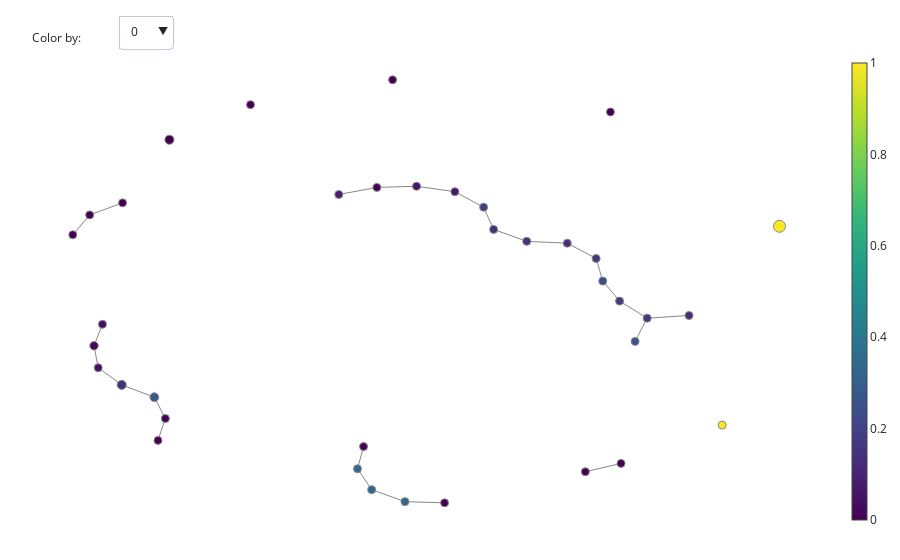

Source (notebook cell):
### Code cell
cover = map.OneDimensionalCover(kind='uniform', n_intervals=30, overlap_frac=.35)
clusterer = cluster.DBSCAN()

pipe = map.make_mapper_pipeline(
    filter_func=filter_func,
    cover=cover,    
    clusterer=clusterer,
    verbose=False,
    n_jobs=1,
)

fig = map.plot_static_mapper_graph(pipe, df_codes_array_norm_tweet, color_data=df_codes_array_norm_tweet)
fig.show(config={'scrollZoom': True})
graph = pipe.fit_transform(df_codes_array_norm_tweet)

#check out 1, 8, 11, 26
